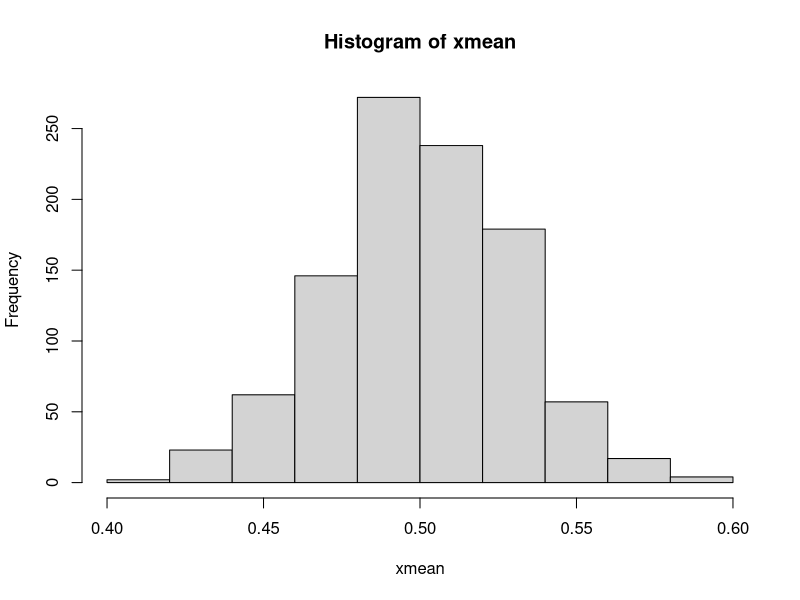
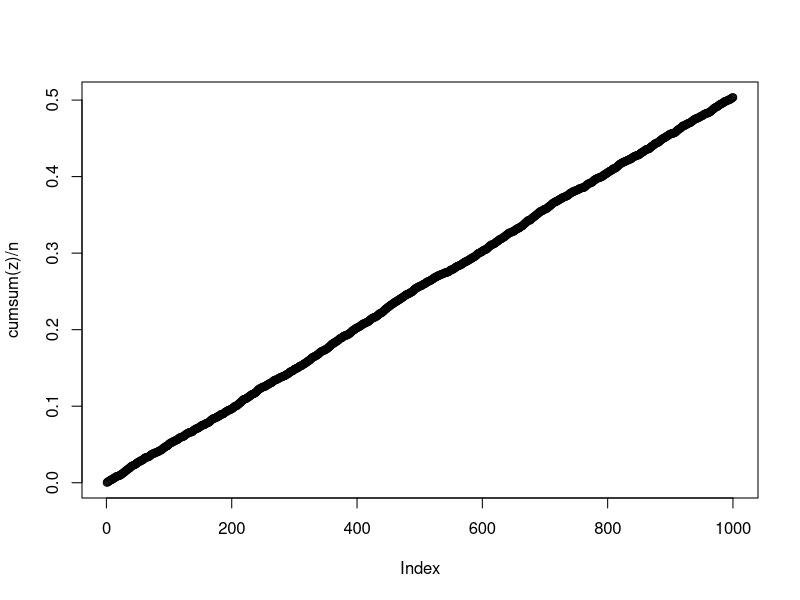
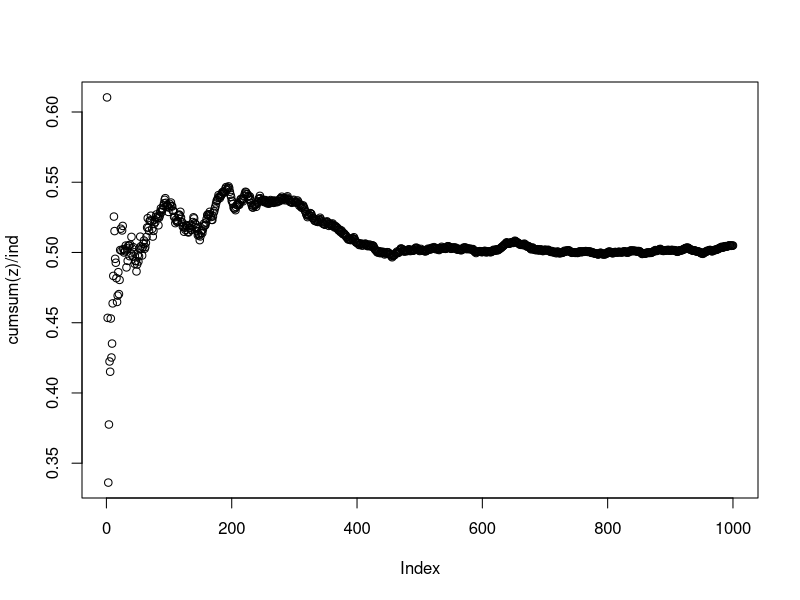

Write R code to recreate these figures, in order.
# my code
n <- 0:10
Rmat <- rbind(0.5^n, 0.5^(n-1), 0.5^(n-2) )
Rmat

# Teacher's code
n <- 10
M1 <- matrix(rep(0:(n-1), each=n), n, n) # replicate from zero to 9
M2 <- matrix(rep(0:(n-1),n), n, n)
0.5^abs(M1 - M2)


#the apply function 
x <- matrix(1:6, nrow=2, ncol=3)
apply(x, 1, mean) # apply on the row part and computing the mean for each row
apply(x, 2, mean) # apply on each column, ie calculating the mean on each column

# question for "apply" function
sample <- runif(n=100, 0, 1)
mean(sample)

# teacher's code
n <- 100
s <- 1000
mean(runif(n))
x <- matrix(runif(n*s), nrow=n, ncol=s)
xmean <- apply(x, 2, mean)
hist(xmean)


# Build function

x <- c(2, -3, 0, 8)
y <- c(1, 5, 2, 0)
sum_x <- sum(x)
csum_x <- cumsum(x)
xmax <- max(x)
pmax(x, y) # compare between x and y and take the max, pairwise max

# practice question
n <- 1000
z <- runif(n)
plot(cumsum(z)/n)

#teacher's code
n <- 1000
z <- runif(n)
ind <- 1:n
cbind(cumsum(z), 1:n)
plot(cumsum(z)/ind)
